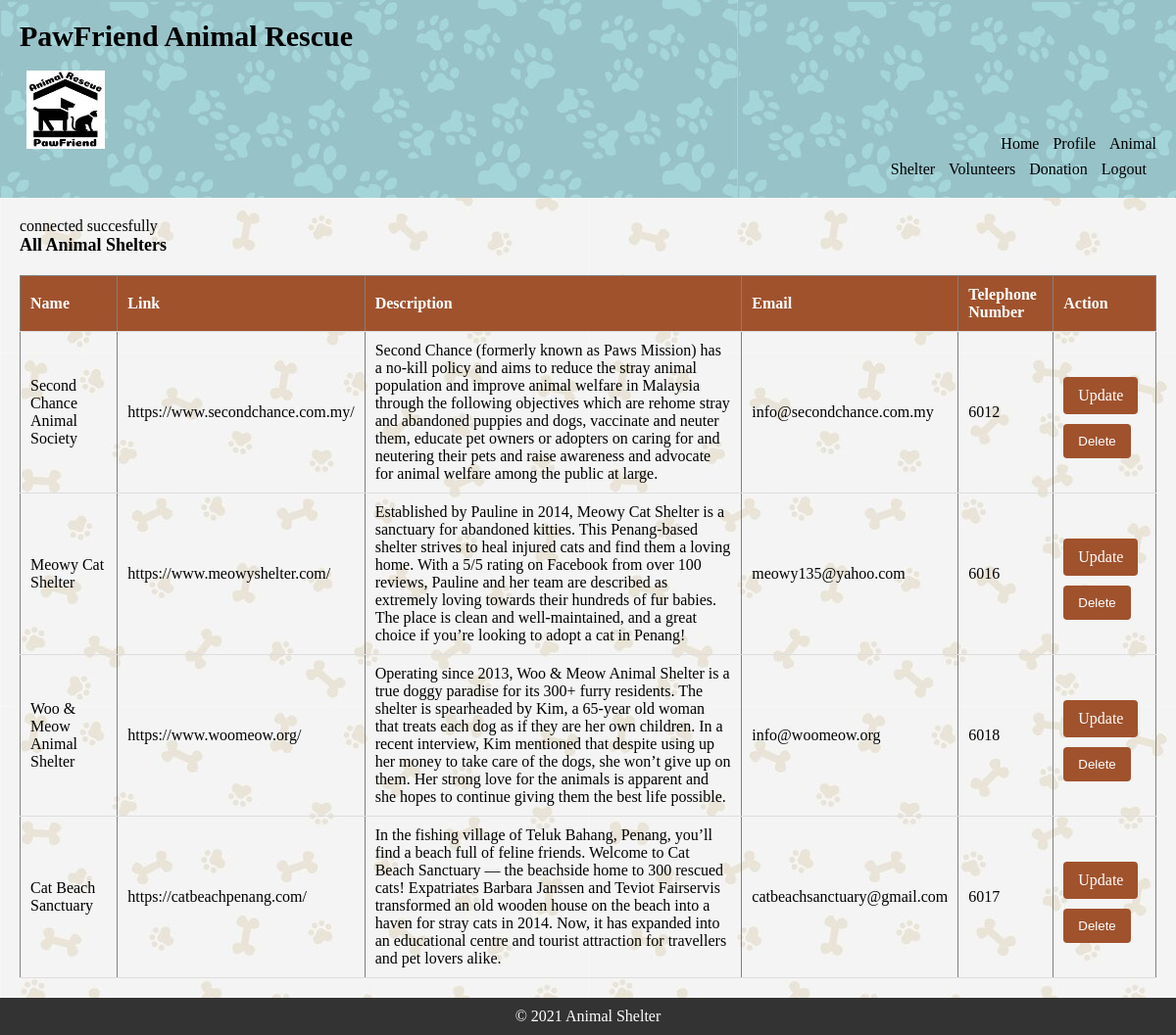
Screenshot of /admin/view-all-animal-shelters.php with the database file from the repository.
### tables this page shows
CREATE TABLE `animal_shelter` (
  `animalShel_id` int(11) NOT NULL,
  `animalShel_name` varchar(200) NOT NULL,
  `animalShel_link` varchar(200) NOT NULL,
  `animalShel_description` varchar(500) NOT NULL,
  `animalShel_email` varchar(200) NOT NULL,
  `animalShel_telno` int(10) NOT NULL
);

### admin/view-all-animal-shelters.php (the view, shortened to what this page needs)
<!DOCTYPE html>
<html lang="en">
<head>
</head>
<body>
	<header>
	<div>
		<h1>PawFriend Animal Rescue</h1><br>
	</div>
		<div>
			<nav>
				<ul>
					<li style="padding-right: 900px; font-size:50px;"><img src="../img/logo.jpg" alt="" class="logo"></a></li>
					<li><a href="admindashboard.php">Home</a></li>
					<li><a href="profile.php">Profile</a></li>
					<li><a href="animal-shelter.php">Animal Shelter</a></li>
					<li><a href="volunteer.php">Volunteers</a></li>
					<li><a href="donation.php">Donation</a></li>
					<li><a href="logout.php">Logout</a></li>
				</ul>
			</nav>
		</div>
	</header>
	<section>
		<?php
		include '../includes/connection.php';
		$sql = "SELECT * FROM animal_shelter";
		$result = mysqli_query($conn, $sql);
		if(mysqli_num_rows($result) > 0) {
			echo "<h3>All Animal Shelters</h3>";
			echo "<table border='1'>";
			echo "<tr><th>Name</th><th>Link</th><th>Description</th><th>Email</th><th>Telephone Number</th><th>Action</th></tr>";
			while($row = mysqli_fetch_assoc($result)) {
				echo "<tr>";
				echo "<td>" . $row['animalShel_name'] . "</td>";
				echo "<td>" . $row['animalShel_link'] . "</td>";
				echo "<td>" . $row['animalShel_description'] . "</td>";
				echo "<td>" . $row['animalShel_email'] . "</td>";
				echo "<td>" . $row['animalShel_telno'] . "</td>";
				echo "<td><a href='edit-animal-shelter.php?id=" . $row['animalShel_id'] . "' class='btn update-btn'>Update</a> <button class='btn delete-btn' onclick='deleteAnimalShelter(" . $row['animalShel_id'] . ")'>Delete</button></td>";
				echo "</tr>";
			}
			echo "</table>";
		} else {
			echo "<p>No animal shelters found.</p>";
		}
		?>
	</section>
	<footer>
		<p>&copy; 2021 Animal Shelter</p>
	</footer>
</body>
</html>

### includes/connection.php (shortened to what this page needs)
<?php
	echo "connected succesfully";
?>

### admin/view-all-animal-shelters.php (style rules this page uses)
body { background-image: url('images/backgroundWeb.jpg'); background-color: mistyrose; }
* { margin: 0; padding: 0; }
header { background-image: url('images/backgroundHeader.jpg'); padding: 20px; }
footer { background-color: #333; color: #fff; padding: 10px; text-align: center; }
header h1 { font-size: 30px; }
nav ul { list-style-type: none; text-align: right; }
nav ul li { display: inline; margin-right: 10px; }
nav ul li a { color: black; text-decoration: none; }
section { padding: 20px; }
img.logo { height: 80px; width:80px; }
section h3 { font-size: 18px; margin-bottom: 10px; }
.btn { display: inline-block; padding: 10px 15px; margin-top: 10px; background-color: sienna; color: white; border: none; border-radius: 4px; cursor: pointer; text-decoration: none; }
.delete-btn { background-color: sienna; }
.update-btn { background-color: sienna; }
body { display: flex; flex-direction: column; min-height: 100vh; }
footer { margin-top: auto; }
table { width: 100%; border-collapse: collapse; margin-top: 20px; }
th, td { padding: 10px; text-align: left; border-bottom: 1px solid #ddd; }
th { background-color: sienna; color: white; }

### rows the page displays
animal_shelter: animalShel_name "Second Chance Animal Society", animalShel_link "https://www.secondchance.com.my/", animalShel_description "Second Chance (formerly known as Paws Mission) has a no-kill policy and aims to reduce the stray animal population and improve animal welfare in Malaysia through the following objectives which are rehome stray and abandoned puppies and dogs, vaccinate and neuter them, educate pet owners or adopters on caring for and neutering their pets and raise awareness and advocate for animal welfare among the public at large.", animalShel_email "info@secondchance.com.my", animalShel_telno "6012"
animal_shelter: animalShel_name "Meowy Cat Shelter", animalShel_link "https://www.meowyshelter.com/", animalShel_description "Established by Pauline in 2014, Meowy Cat Shelter is a sanctuary for abandoned kitties. This Penang-based shelter strives to heal injured cats and find them a loving home. With a 5/5 rating on Facebook from over 100 reviews, Pauline and her team are described as extremely loving towards their hundreds of fur babies. The place is clean and well-maintained, and a great choice if you’re looking to adopt a cat in Penang!", animalShel_email "meowy135@yahoo.com", animalShel_telno "6016"
animal_shelter: animalShel_name "Woo & Meow Animal Shelter", animalShel_link "https://www.woomeow.org/", animalShel_description "Operating since 2013, Woo & Meow Animal Shelter is a true doggy paradise for its 300+ furry residents. The shelter is spearheaded by Kim, a 65-year old woman that treats each dog as if they are her own children. In a recent interview, Kim mentioned that despite using up her money to take care of the dogs, she won’t give up on them. Her strong love for the animals is apparent and she hopes to continue giving them the best life possible.", animalShel_email "info@woomeow.org", animalShel_telno "6018"
animal_shelter: animalShel_name "Cat Beach Sanctuary", animalShel_link "https://catbeachpenang.com/", animalShel_description "In the fishing village of Teluk Bahang, Penang, you’ll find a beach full of feline friends. Welcome to Cat Beach Sanctuary — the beachside home to 300 rescued cats! Expatriates Barbara Janssen and Teviot Fairservis transformed an old wooden house on the beach into a haven for stray cats in 2014. Now, it has expanded into an educational centre and tourist attraction for travellers and pet lovers alike.", animalShel_email "catbeachsanctuary@gmail.com", animalShel_telno "6017"
